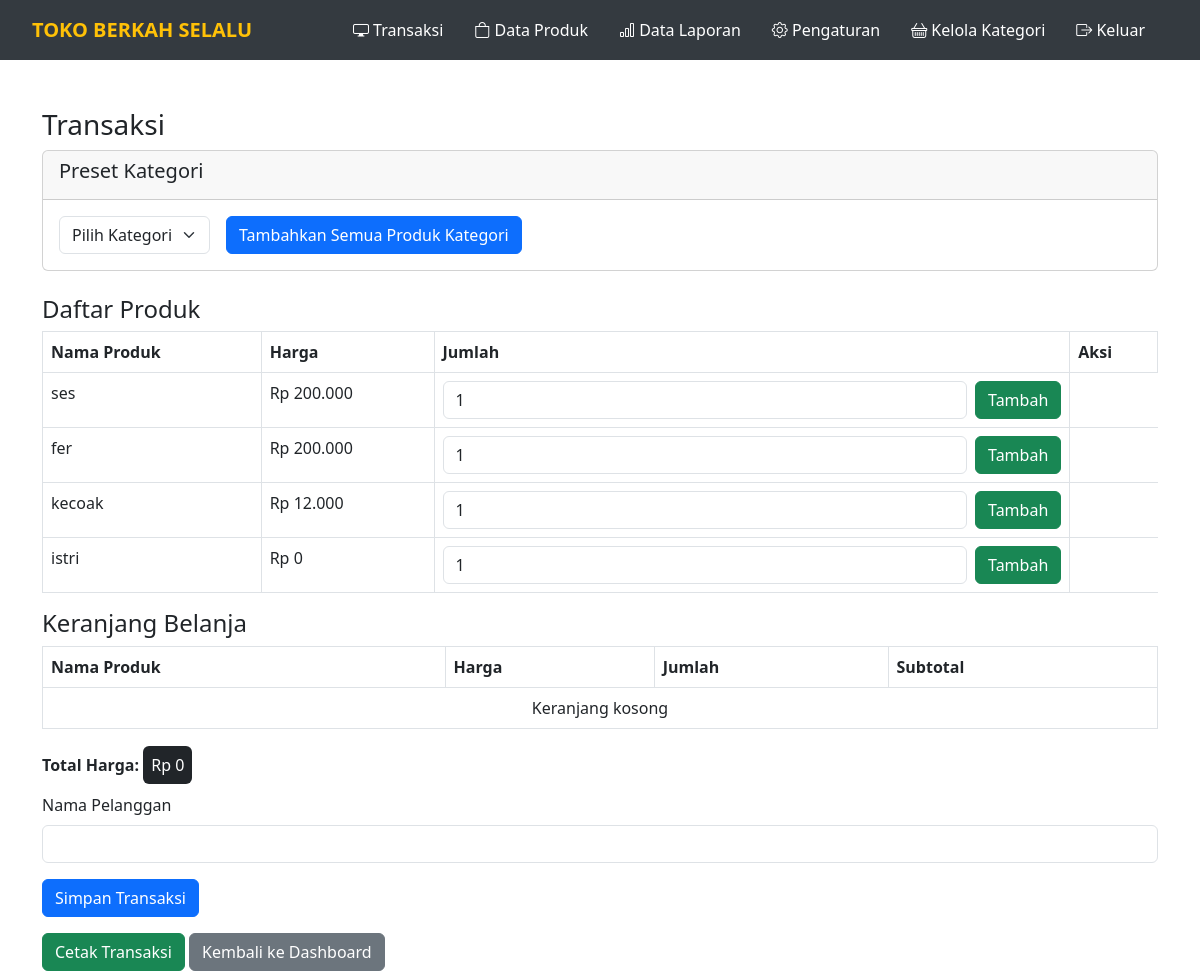
The app's page /transaksi.php, older data.
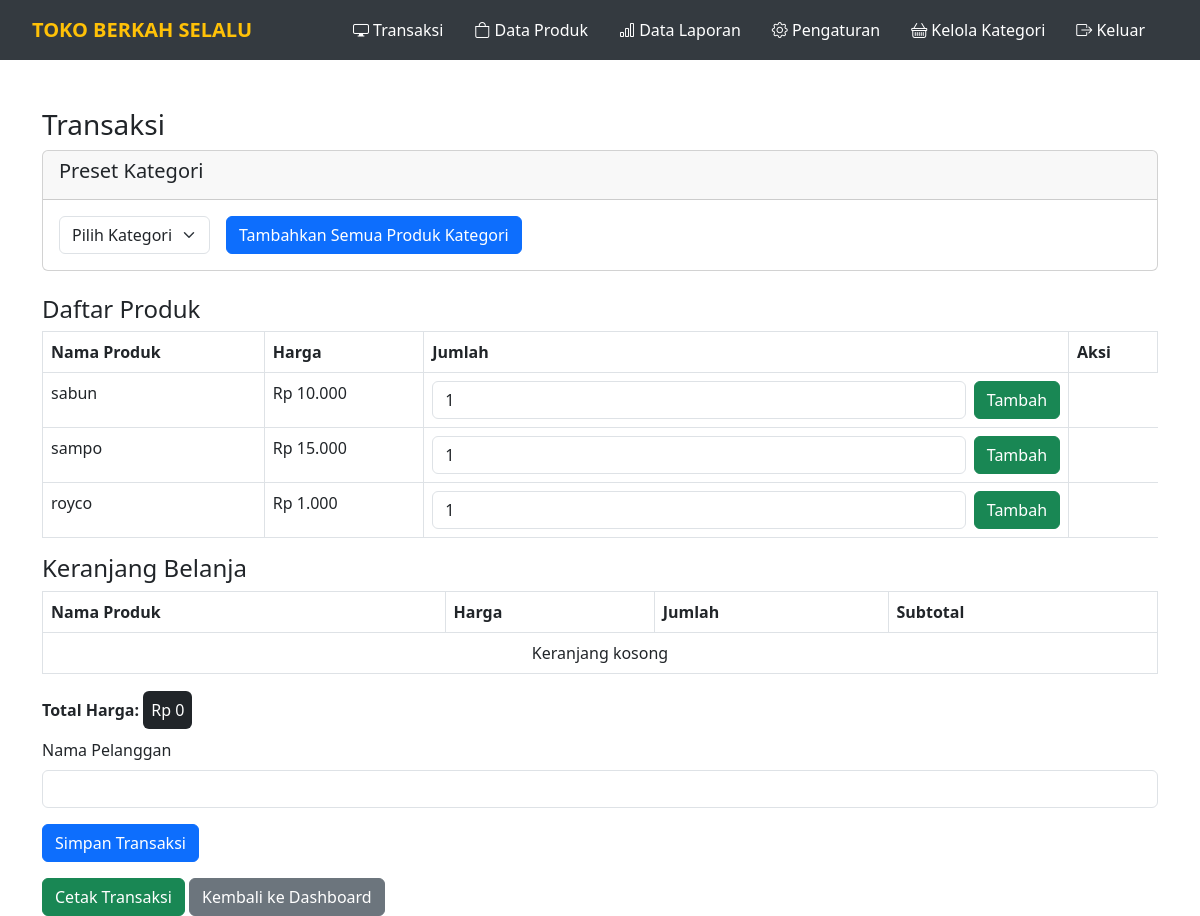
The same page, newer data.
### tables this page shows
CREATE TABLE `produk` (
  `id` int(11) NOT NULL,
  `kode_produk` varchar(50) NOT NULL,
  `nama_produk` varchar(100) NOT NULL,
  `harga` int(11) NOT NULL,
  `stok` int(11) NOT NULL,
  `gambar` varchar(255) DEFAULT NULL,
  `kategori_id` int(11) DEFAULT NULL
);

### transaksi.php (the view, shortened to what this page needs)
<?php
include 'koneksi.php';
$query_produk = "SELECT * FROM produk";
$result_produk = mysqli_query($koneksi, $query_produk);
$total_harga = array_sum(array_column($_SESSION['keranjang'], 'subtotal'));
?>
<!DOCTYPE html>
<html lang="id">
<head>
    <link href="https://cdn.jsdelivr.net/npm/bootstrap@5.3.0-alpha1/dist/css/bootstrap.min.css" rel="stylesheet">
</head>
<body>
    <div class="container mt-5">
        <h3>Transaksi</h3>
        <div class="card mb-4">
            <div class="card-header">
                <h5>Preset Kategori</h5>
            </div>
            <div class="card-body">
                <form method="POST" action="" class="row g-3">
                    <div class="col-auto">
                        <select name="kategori_id" class="form-select" required>
                            <option value="">Pilih Kategori</option>
                        </select>
                    </div>
                    <div class="col-auto">
                        <button type="submit" name="tambah_kategori" class="btn btn-primary">
                            Tambahkan Semua Produk Kategori
                        </button>
                    </div>
                </form>
            </div>
        </div>
        <h4>Daftar Produk</h4>
        <table class="table table-bordered">
            <thead>
                <tr>
                    <th>Nama Produk</th>
                    <th>Harga</th>
                    <th>Jumlah</th>
                    <th>Aksi</th>
                </tr>
            </thead>
            <tbody>
                <?php while ($produk = mysqli_fetch_assoc($result_produk)): ?>
                    <tr>
                        <td><?= htmlspecialchars($produk['nama_produk']); ?></td>
                        <td>Rp <?= number_format($produk['harga'], 0, ',', '.'); ?></td>
                        <td>
                            <form method="POST" action="transaksi.php" class="d-flex">
                                <input type="number" name="jumlah" value="1" min="1" class="form-control me-2" required>
                                <button type="submit" name="tambah_ke_keranjang" class="btn btn-success">Tambah</button>
                            </form>
                        </td>
                    </tr>
                <?php endwhile; ?>
            </tbody>
        </table>
        <?php include 'navbar.php'; ?>
        <h4>Keranjang Belanja</h4>
        <table class="table table-bordered">
            <thead>
                <tr>
                    <th>Nama Produk</th>
                    <th>Harga</th>
                    <th>Jumlah</th>
                    <th>Subtotal</th>
                </tr>
            </thead>
            <tbody>
                <?php if (!empty($_SESSION['keranjang'])): ?>
                    <?php foreach ($_SESSION['keranjang'] as $produk): ?>
                        <tr>
                            <td><?= htmlspecialchars($produk['nama']); ?></td>
                            <td>Rp <?= number_format($produk['harga'], 0, ',', '.'); ?></td>
                            <td><?= $produk['jumlah']; ?></td>
                            <td>Rp <?= number_format($produk['subtotal'], 0, ',', '.'); ?></td>
                        </tr>
                    <?php endforeach; ?>
                <?php else: ?>
                    <tr><td colspan="4" class="text-center">Keranjang kosong</td></tr>
                <?php endif; ?>
            </tbody>
        </table>
        <div class="mt-4">
            <strong>Total Harga:</strong>
            <span class="text-white bg-dark p-2 rounded">Rp <?= number_format($total_harga, 0, ',', '.'); ?></span>
        </div>
        <form method="POST" action="simpan_transaksi.php" class="mt-3">
            <div class="mb-3">
                <label for="nama_pelanggan" class="form-label">Nama Pelanggan</label>
                <input type="text" name="nama_pelanggan" id="nama_pelanggan" class="form-control" required>
            </div>
            <button type="submit" name="simpan" class="btn btn-primary">Simpan Transaksi</button>
        </form>
        <button class="btn btn-success mt-3" onclick="window.print()">Cetak Transaksi</button>
        <a href="dashboard.php" class="btn btn-secondary mt-3">Kembali ke Dashboard</a>
    </div>
</body>
</html>

Row changes from the older to the newer data that the page shows:
removed produk: nama_produk "ses", harga "200.000"
removed produk: nama_produk "fer", harga "200.000"
removed produk: nama_produk "kecoak", harga "12.000"
removed produk: nama_produk "istri", harga "0"
added produk: nama_produk "sabun", harga "10.000"
added produk: nama_produk "sampo", harga "15.000"
added produk: nama_produk "royco", harga "1.000"
